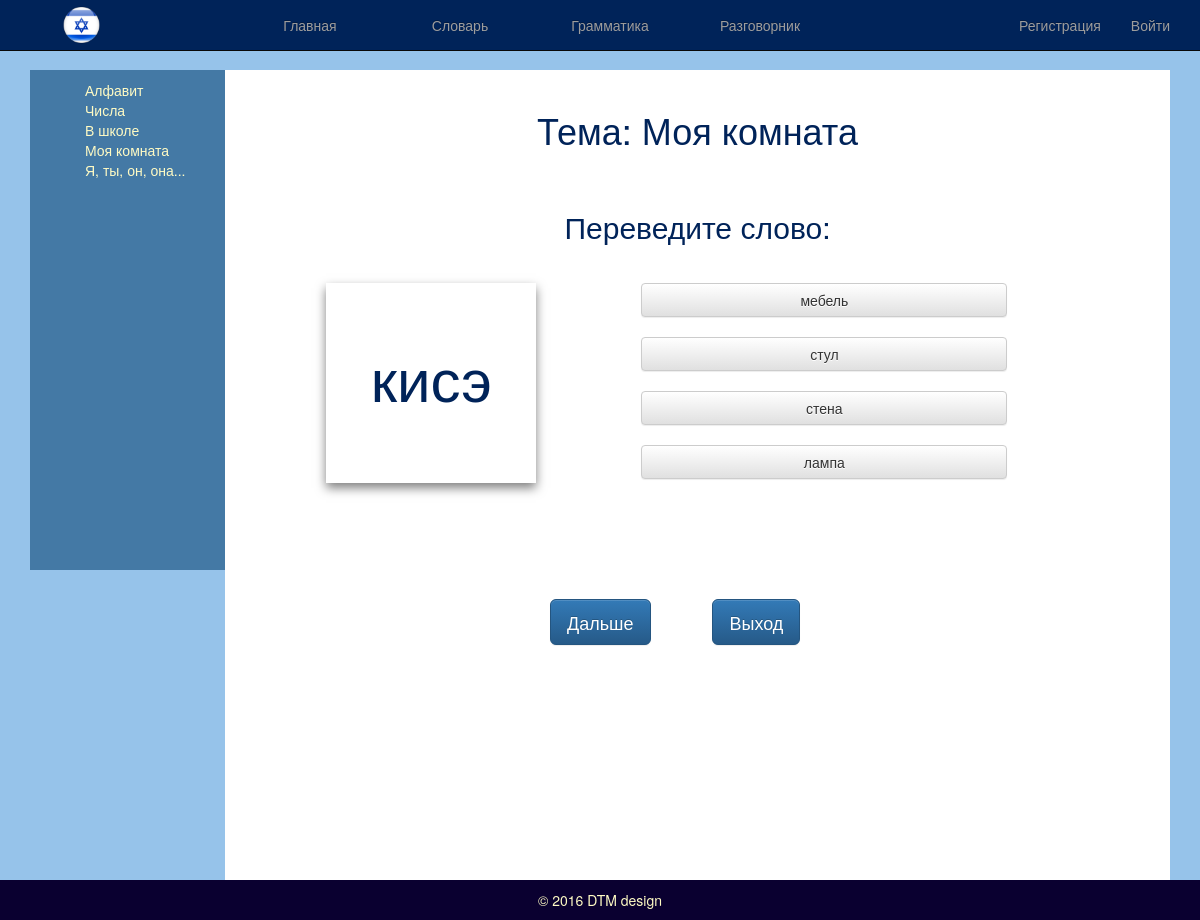
The app's page /study with its own data.
### application.py (models this page shows, shortened)
class Dictionary(db.Model):
    __tablename__ = "dictionary"
    herbew = db.Column(db.Text, primary_key=True)
    transcription = db.Column(db.Text)
    russian = db.Column(db.Text)
    root = db.Column(db.Text)
    theme = db.Column(db.Text)
    img = db.Column(db.Text)

### application.py (the view)
@app.route("/study", methods=["GET", "POST"])
def study():
    theme="room"
    title = 'Моя комната'
    study_title = 'Переведите слово:'
    link = 'room/'
    dictionary = Dictionary.query.filter(Dictionary.theme == theme)
    items = list(dictionary)
    random.shuffle(items)
    question=items[0:4]
    answer=question[0:1]
    random.shuffle(question)
    print(answer[0].transcription)
    if request.method == "POST":
        ans=request.form.get("training")
        print(ans)
        print(answer[0].transcription)
        if answer[0].transcription == ans:
            return render_template("apology.html", apologies="Правильно!")
    return render_template("study.html", answer=answer, question=question, link=link, title = title, study_title=study_title)

### templates/study.html (shortened to what this page needs)
﻿{% extends "layout.html" %}
{% block body %}
<div class="row">
    <div class="col-xs-12">
        <h1 class="study-title">Тема: {{title}}</h1>
        <h2 class="study-title">{{study_title}}</h2>
    </div>
</div>
<div class="row">
    <div class="col-xs-12 col-md-offset-1 col-md-4">
        {% for line in answer %}
            <div class="answer_card">
                <div class="front img">
                    <h2 class="answer">{{ line.transcription }}</h2>
                </div>
            </div>
        {% endfor %}
    </div>
    <div class="col-xs-12  col-md-5">
        <div id="container">
            <br>
                {% for line in question %}
                <div>
                   <button class="btn btn-default btn-small btn-block input-question" type="text" name="training" value="{{line.transcription}}">{{line.russian}} </button>
                </div>
                <br>
                {% endfor %}
        </div>
    </div>
</div>
<div class="row">
          <div class="col-xs-4 col-md-offset-4 col-md-2">
            <a href="{{ url_for('study') }}" class="btn btn-primary btn-lg" id="game">Дальше</a>
          </div>
          <div class="col-xs-4 md-offset-3 col-md-2">
            <button class="btn btn-primary btn-lg"  id="stop">Выход</button>
          </div>
        </div>
{% endblock %}

### static/css/style.css (style rules this page uses)
body { padding:50px 0px 0px 0px; background: #96c3ea; }
h1, h2, h3, h6 { text-align: center; color: #002359; }
h1, h2, h3, p { margin: 0 auto; padding: 10px; }
a { color: #fffbc4; }
#container { margin-left: 10px; margin-bottom: 100px; }
.front, .back { position: absolute; width: 100%; height: 100%; backface-visibility: hidden; left: 0; }
.study-title { padding-top: 40px; padding-bottom: 20px; }
.answer { padding-top: 60px; font-size: 60px; }
.answer_card { position: relative; width: 210px; height: 200px; margin: 20px; box-shadow: 0 5px 10px rgba(0,0,0,0.5); cursor: pointer; }

### records on screen
Dictionary: transcription "кисэ", russian "стул"
Dictionary: russian "мебель"
Dictionary: russian "стена"
Dictionary: russian "лампа"

### other values on screen
{{ title }} "Моя комната"
{{ study_title }} "Переведите слово:"
